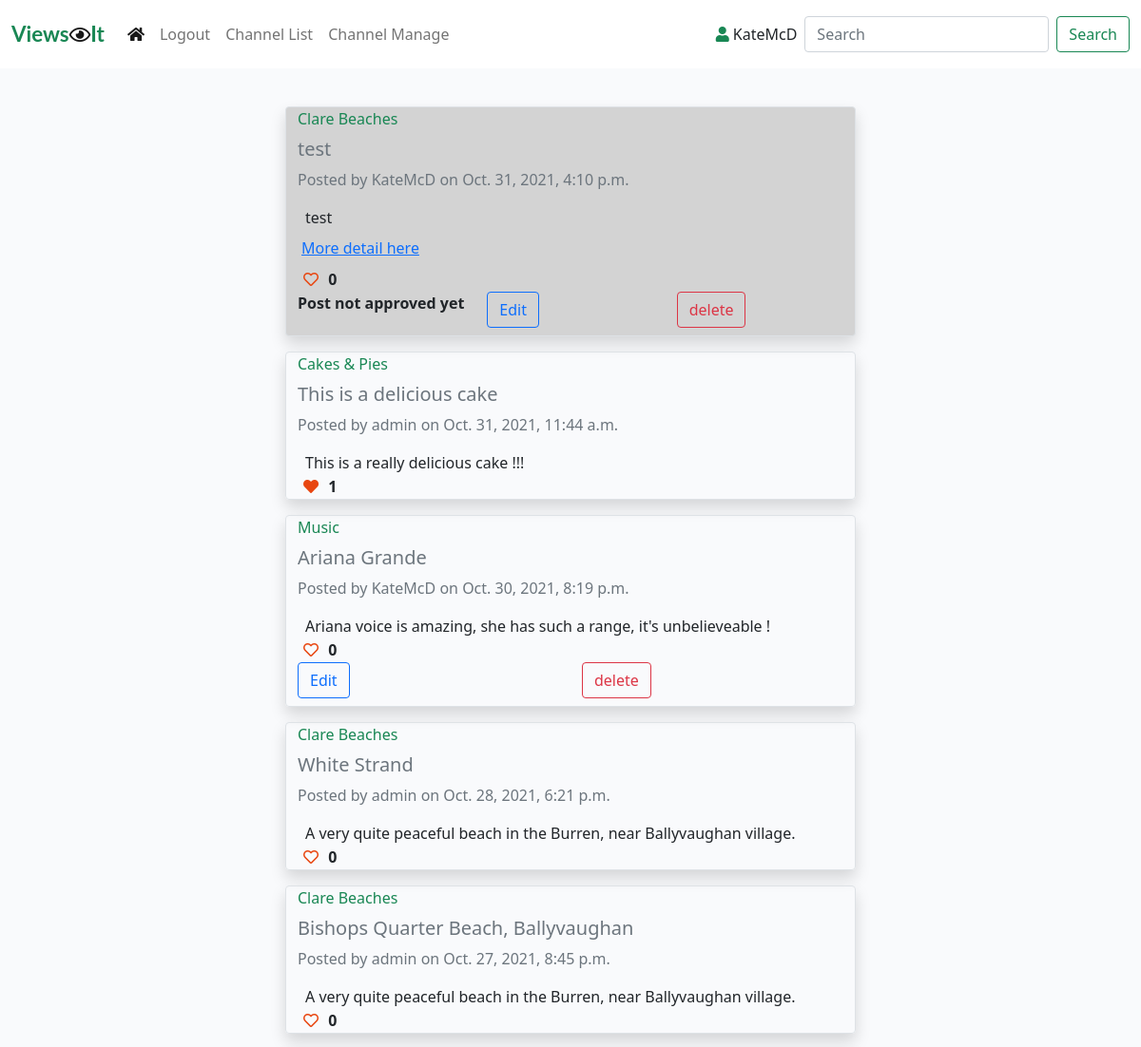
The page / (signed in, upper part) on the database as committed earlier.
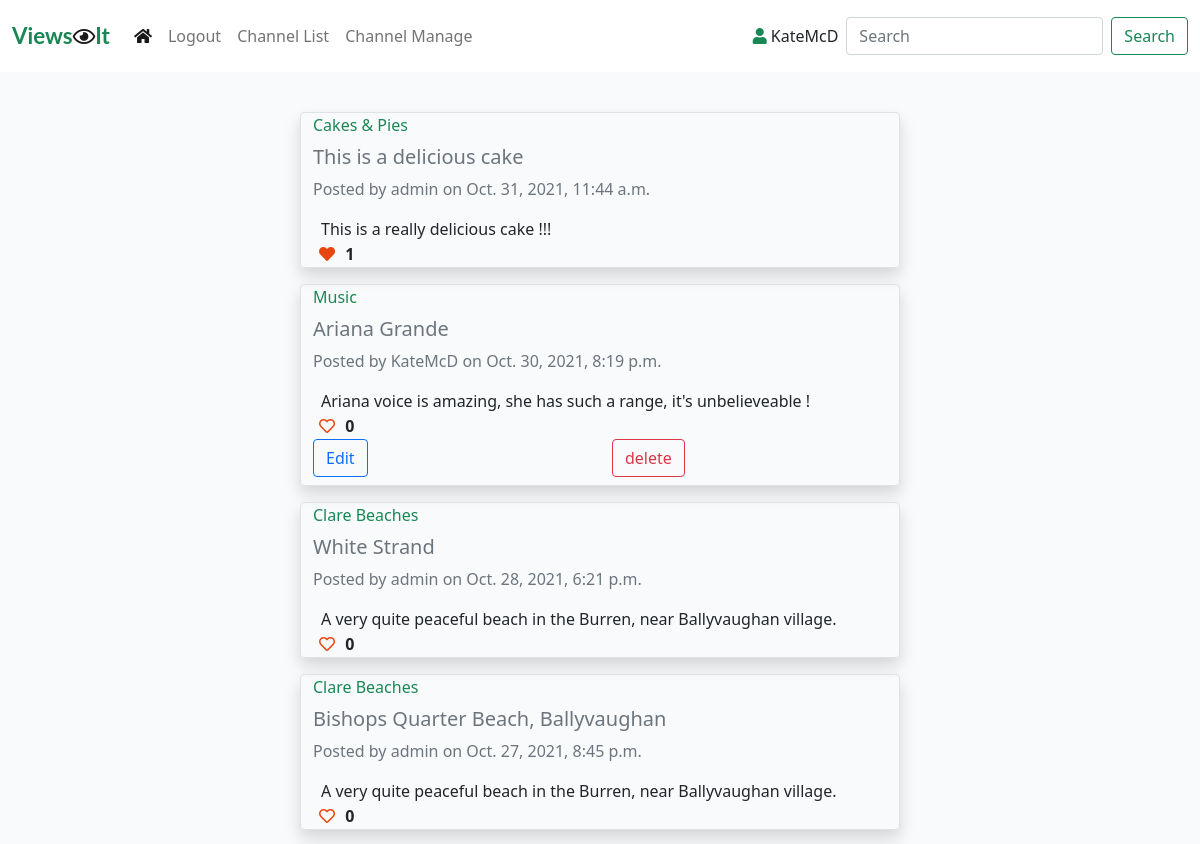
The same page on the database as committed later.
### viewsit_app/models.py (models this page shows, shortened)
class ChannelPosts(models.Model):
    title = models.CharField(max_length=200)
    slug_url = models.SlugField(max_length=250, unique=True)
    channel = models.ForeignKey(Channel, on_delete=models.CASCADE,
                                related_name='channelposts')
    channel_post = models.CharField(max_length=200, blank=True)
    post_image = CloudinaryField('image', blank=True)
    post_url = models.URLField(max_length=250, blank=True)
    author = models.ForeignKey(User, on_delete=models.CASCADE,
                               related_name="authorposts")
    created_on = models.DateTimeField(auto_now_add=True)
    updated_on = models.DateTimeField(auto_now=True)
    status = models.IntegerField(choices=STATUS, default=0)
    likes = models.ManyToManyField(User, related_name='post_likes', blank=True)
    class Meta:
        ordering = ['-updated_on']
    def number_of_likes(self):
        return self.likes.count()

class Channel(models.Model):
    topic = models.CharField(max_length=50)
    topic_url = models.SlugField(max_length=50, unique=True)
    description = models.CharField(max_length=200)
    author = models.ForeignKey(User, on_delete=models.CASCADE,
                               related_name="channels")
    created_on = models.DateTimeField(auto_now_add=True)
    updated_on = models.DateTimeField(auto_now=True)
    status = models.IntegerField(choices=STATUS, default=0)
    class Meta:
        ordering = ['-created_on']
    def __str__(self):
        return self.topic

### viewsit_app/views.py (the view)
# urls.py: path('', views.ChannelViewAll.as_view(), name=''),
class ChannelViewAll(View):
    def get(self, request, *args, **kwargs):
        messages = ()
        message_string = request.GET.get('messages', '')
        if message_string:
            messages = messages + (message_string, )
        if request.user.is_authenticated:
            queryset = ChannelPosts.objects.filter(
                Q(status__exact=1) | Q(author__exact=request.user),
                Q(channel__status__exact=1),
                ).order_by("-updated_on")
        else:
            queryset = ChannelPosts.objects.filter(
                Q(status__exact=1),
                Q(channel__status__exact=1),
                ).order_by("-updated_on")
        return render(
            request,
            "channel_view.html",
            {
                "post_list": queryset,
                "messages": messages,
                "current_user": request.user
            },
        )

### templates/channel_view.html (shortened to what this page needs)
{% extends "base.html" %}
{% block content %}
<div class="container-fluid">
    <div class="row">
        <div class="col-sm-6 mt-3 offset-md-3">
            {% for post in post_list %}
            {% if post.status == 0 %}
                <div class="row border rounded shadow mt-3 unapproved-bg">
            {% else %}
                <div class="row border rounded shadow mt-3">
            {% endif %}
                    {% if not channel_topic_url %}
                        <div class="col"><p class="card-text text-success">{{ post.channel }}</p></div>
                    {% endif %}
                    <div class="row mt-2"><h5 class="card-title text-muted">{{ post.title }}</h5></div>
                    <div class="col card-text text-secondary">Posted by {{ post.author }} on {{ post.updated_on }}</div>
                    {% if post.channel_post %}
                        <div class="row card-text mt-3 ms-2">{{ post.channel_post }}</div>
                    {% endif %}
                    {% if post.post_url %}
                        <div class="row card-text nav-link"><a href="{{ post.post_url }}" target="_blank">More detail here</a></div>
                    {% endif %}
                    <strong>
                        {% if user.is_authenticated %}
                            {% if channel_topic_url %}
                            <form class="d-inline" action="{% url 'channel_post_like' channel_slug=channel_topic_url post_slug=post.slug_url %}" method="POST">
                            {% else %}
                            <form class="d-inline" action="{% url 'channel_post_like' post_slug=post.slug_url %}" method="POST">
                            {% endif %}
                            {% if not post.number_of_likes == 0 %}
                                <button type="submit" name="blog_post_id" value="{{post.slug_url}}" class="btn-like">
                                    <i class="fas fa-heart"></i>
                                </button>
                            {% else %}
                                <button type="submit" name="blog_post_id" value="{{post.slug_url}}" class="btn-like">
                                    <i class="far fa-heart"></i>
                                </button>
                            {% endif %}
                            </form>
                        {% else %}
                            <span class="text_secondary"><i class="far fa-heart"></i></span>
                        {% endif %}
                        <span class="text_secondary">{{ post.number_of_likes }}</span>
                    </strong>
                    {% if post.status == 0 %}
                        <div class="col"><p class="card-text"><b>Post not approved yet</b></p></div>
                    {% endif %}
                    {% if user.is_authenticated and current_user == post.author %}
                        <div class="col" >
                        {% if channel_topic_url %}
                            <form action="{% url 'channel_post_edit' channel_slug=channel_topic_url post_slug=post.slug_url %}" method="get">
                        {% else %}
                            <form action="{% url 'channel_post_edit' post_slug=post.slug_url %}" method="get">
                        {% endif %}
                            <button type="submit" class="btn btn-outline-primary" name="edit_post" value="edit_post" >Edit</button>
                            </form>
                        </div>
                        <div class="col mb-2">
                            <button type="button" class="btn btn-outline-danger" data-bs-toggle="modal" data-bs-target="#confirmPostDelete">delete</button>
                        </div>
                    {% endif %}
                </div>
            {% empty %}
                <div><h4>There are no posts to view.</h4></div>
            {% endfor %}
        </div>
    </div>
</div>
{%endblock%}

Rows that differ between the two databases and show on the page:
removed ChannelPosts: channel "Clare Beaches", title "test", author "KateMcD", updated_on "Oct. 31, 2021, 4:10 p.m.", channel_post "test", number_of_likes "0", status "Post not approved yet", shows "Edit"
